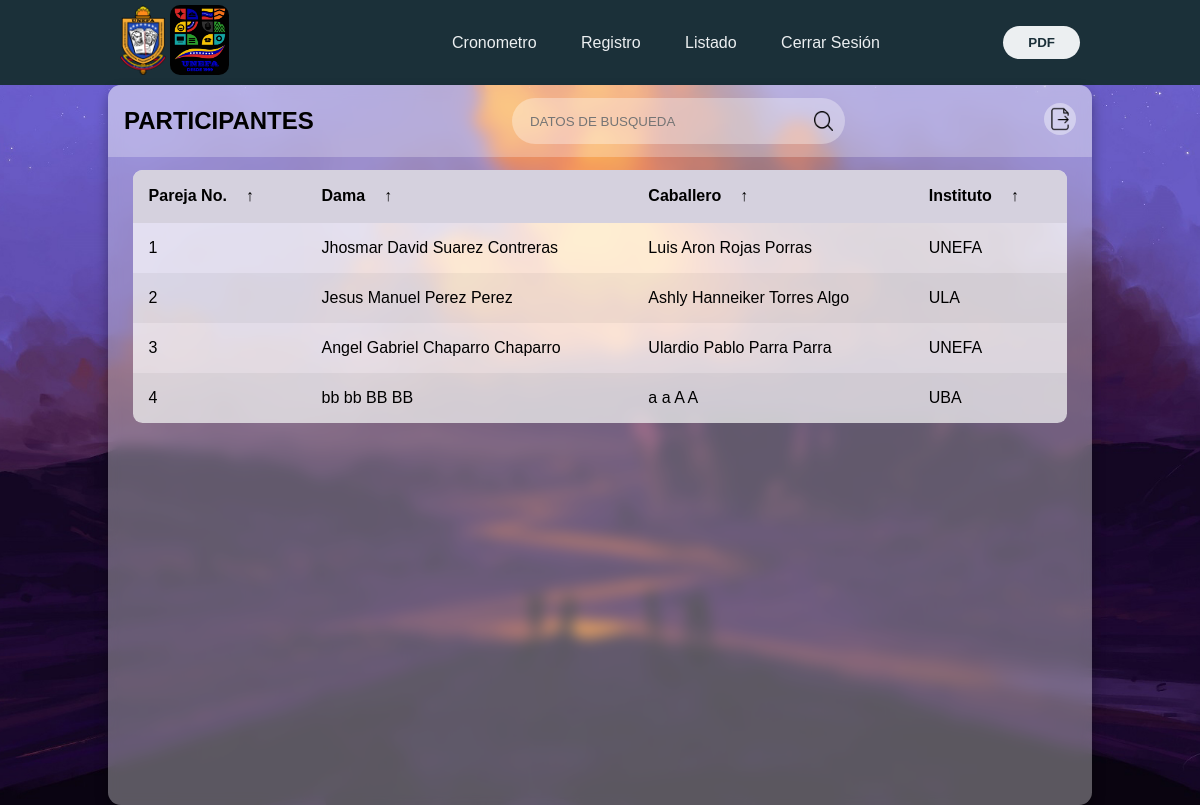
The app's page /participantes.php (signed in) with its own data.
### tables this page shows
CREATE TABLE `parejas` (
  `id_pareja` int(11) NOT NULL,
  `id_categoria` int(11) NOT NULL,
  `id_universidad` int(11) NOT NULL
);

CREATE TABLE `participantes` (
  `cedula` int(11) NOT NULL,
  `nombre` varchar(20) NOT NULL,
  `nombre2` varchar(20) NOT NULL,
  `apellido` varchar(20) NOT NULL,
  `apellido2` varchar(20) NOT NULL,
  `sexo` int(3) NOT NULL,
  `id_rol` int(11) DEFAULT NULL
);

CREATE TABLE `universidades` (
  `id_universidad` int(11) NOT NULL,
  `siglas` varchar(10) NOT NULL,
  `universidad` varchar(100) NOT NULL
);

### participantes.php (the view, shortened to what this page needs)
<?php
require("./php/conn.php");
?>
<!DOCTYPE html>
<html lang="en">
<head>
    <link rel="stylesheet" type="text/css" href="./css/participantes.css">
</head>
<body>
    <header>
        <?php include "./modulos/navbar.php"; ?>
    </header>
    <div class="contenedor">
        <main class="table" id="customers_table">
            <section class="table__header">
                <h1>PARTICIPANTES</h1>
                <div class="input-group">
                    <input type="search" placeholder="DATOS DE BUSQUEDA">
                    <img src="./assets/img/search.png" alt="search">
                </div>
                <div class="export__file">
                    <label for="export-file" class="export__file-btn" title="Export File"></label>
                </div>
            </section>
            <section class="table__body">
                <table>
                    <thead>
                        <tr>
                            <th> Pareja no. <span class="icon-arrow">&UpArrow;</span></th>
                            <th> Dama <span class="icon-arrow">&UpArrow;</span></th>
                            <th> Caballero <span class="icon-arrow">&UpArrow;</span></th>
                            <th> Instituto <span class="icon-arrow">&UpArrow;</span></th>
                        </tr>
                    </thead>
                    <tbody>
                        <?php
                        $sql="SELECT * FROM parejas";
                        $result = mysqli_query($conn, $sql);
                        if (mysqli_num_rows($result) > 0)
                        {
                            while($fila = mysqli_fetch_assoc($result))
                            {
                                $idpareja=$fila['id_pareja'];
                                $instituto=$fila['id_universidad'];
                                echo"
                                    <tr>
                                        <td> " . $idpareja . "</td>";
                                        $sql1="SELECT * FROM `miembros_parejas` where id_pareja=". $idpareja;
                                        $resultt = mysqli_query($conn, $sql1);
                                        if (mysqli_num_rows($resultt) > 0)
                                        {
                                            while($row = mysqli_fetch_assoc($resultt))
                                            {
                                                $cedula=$row['cedula'];
                                                $sql2=" SELECT * FROM `participantes` WHERE cedula=". $cedula;
                                                $resulttt = mysqli_query($conn, $sql2);
                                                if (mysqli_num_rows($resulttt) > 0)
                                                {
                                                    $row = mysqli_fetch_assoc($resulttt);
                                                    if ($row['sexo'] == 0)
                                                    {
                                                        $damaNombre = $row["nombre"] ." ". $row["nombre2"] . " " . $row["apellido"] . " " . $row["apellido2"];
                                                    }
                                                    elseif ($row['sexo'] == 1)
                                                    {
                                                        $caballeroNombre = $row["nombre"] ." ". $row["nombre2"] . " " . $row["apellido"] . " " . $row["apellido2"];
                                                    }
                                                }
                                            }
                                        }
                                        echo "<td>" . $damaNombre . "</td>";
                                        echo "<td>" . $caballeroNombre . "</td>";
                                        $sql3="SELECT * FROM `universidades` WHERE id_universidad=".$instituto;
                                        $resultt = mysqli_query($conn, $sql3);
                                        $row = mysqli_fetch_assoc($resultt);
                                        echo"<td>".$row["siglas"]."</td>";
                                    echo"</tr>";
                            }
                        }
                        ?>
                    </tbody>
                </table>
            </section>
        </main>
    </div>
</body>
</html>

### modulos/navbar.php (shortened to what this page needs)
<link rel="stylesheet" href="./css/navbar.css">
<div class="header">
    <div class="logo">
        <img src="./assets/img/unefa.png"  alt="Logo de la marca">
        <img class="aniversario" src="./assets/img/25aniversario.jpg"  alt="Logo de la marca">
    </div>
    <nav>
        <ul class="nav-links">
            <li><a href="./cronometro.php">Cronometro</a></li>
            <li><a href="./registro.php">Registro</a></li>
            <li><a href="./participantes.php">Listado</a></li>
            <li><a href="./php/logout.php">Cerrar Sesión</a></li>
        </ul>
    </nav>
    <a class="btn" href="./php/resultados.php"><button>PDF</button></a>
</div>

### css/participantes.css (style rules this page uses)
* { margin: 0; padding: 0; box-sizing: border-box; font-family: sans-serif; }
body { min-height: 100vh; background: url(../assets/img/html_table.jpg) center / cover; }
.contenedor { display: flex; justify-content: center; align-items: center; }
main.table { width: 82vw; height: 90vh; background-color: #fff5; backdrop-filter: blur(7px); box-shadow: 0 .4rem .8rem #0005; border-radius: .8rem; overflow: hidden; }
.table__header { width: 100%; height: 10%; background-color: #fff4; padding: .8rem 1rem; display: flex; justify-content: space-between; align-items: center; }
.table__header .input-group { width: 35%; height: 100%; background-color: #fff5; padding: 0 .8rem; border-radius: 2rem; display: flex; justify-content: center; align-items: center; transition: .2s; }
.table__header .input-group img { width: 1.2rem; height: 1.2rem; }
.table__header .input-group input { width: 100%; padding: 0 .5rem 0 .3rem; background-color: transparent; border: none; outline: none; }
.table__body { width: 95%; max-height: calc(89% - 1.6rem); background-color: #fffb; margin: .8rem auto; border-radius: .6rem; overflow: auto; overflow: overlay; }
table { width: 100%; }
table, th, td { border-collapse: collapse; padding: 1rem; text-align: left; }
thead th { position: sticky; top: 0; left: 0; background-color: #d5d1defe; cursor: pointer; text-transform: capitalize; }
tbody tr:nth-child(even) { background-color: #0000000b; }
tbody tr { --delay: .1s; transition: .5s ease-in-out var(--delay), background-color 0s; }
tbody tr td, tbody tr td p, tbody tr td img { transition: .2s ease-in-out; }
thead th span.icon-arrow { display: inline-block; width: 1.3rem; height: 1.3rem; border-radius: 50%; border: 1.4px solid transparent; text-align: center; font-size: 1rem; margin-left: .5rem; transition: .2s ease-in-out; }
.export__file { position: relative; }
.export__file .export__file-btn { display: inline-block; width: 2rem; height: 2rem; background: #fff6 url(../assets/img/export.png ) center / 80% no-repeat; border-radius: 50%; transition: .2s ease-in-out; }

### css/navbar.css (style rules this page uses)
.aniversario { border-radius: 10px; }
.header { background-color: #1b3039; display: flex; justify-content: space-between; align-items: center; height: 85px; padding: 5px 10%; }
.header .logo { padding-right: 100px; cursor: pointer; align-self: flex-start; }
.header .logo img { height: 70px; width: auto; transition: all 0.3s; }
.header .nav-links { list-style: none; }
.header .nav-links li { display: inline-block; padding: 0 20px; }
.header .nav-links a { font-size: 700; color: #eceff1; text-decoration: none; }
.header .btn button { font-weight: 700; color: #1b3039; padding: 9px 25px; background: #eceff1; border: none; border-radius: 50px; cursor: pointer; transition: all 0.3s ease 0s; }

### records on screen
parejas: id_pareja "1", participantes.nombre+nombre2+apellido "Jhosmar David Suarez Contreras", participantes.nombre+nombre2+apellido "Luis Aron Rojas Porras", id_universidad.siglas "UNEFA"
parejas: id_pareja "2", participantes.nombre+nombre2+apellido "Jesus Manuel Perez Perez", participantes.nombre+nombre2+apellido "Ashly Hanneiker Torres Algo", id_universidad.siglas "ULA"
parejas: id_pareja "3", participantes.nombre+nombre2+apellido "Angel Gabriel Chaparro Chaparro", participantes.nombre+nombre2+apellido "Ulardio Pablo Parra Parra", id_universidad.siglas "UNEFA"
parejas: id_pareja "4", participantes.nombre+nombre2+apellido "bb bb BB BB", participantes.nombre+nombre2+apellido "a a A A", id_universidad.siglas "UBA"
